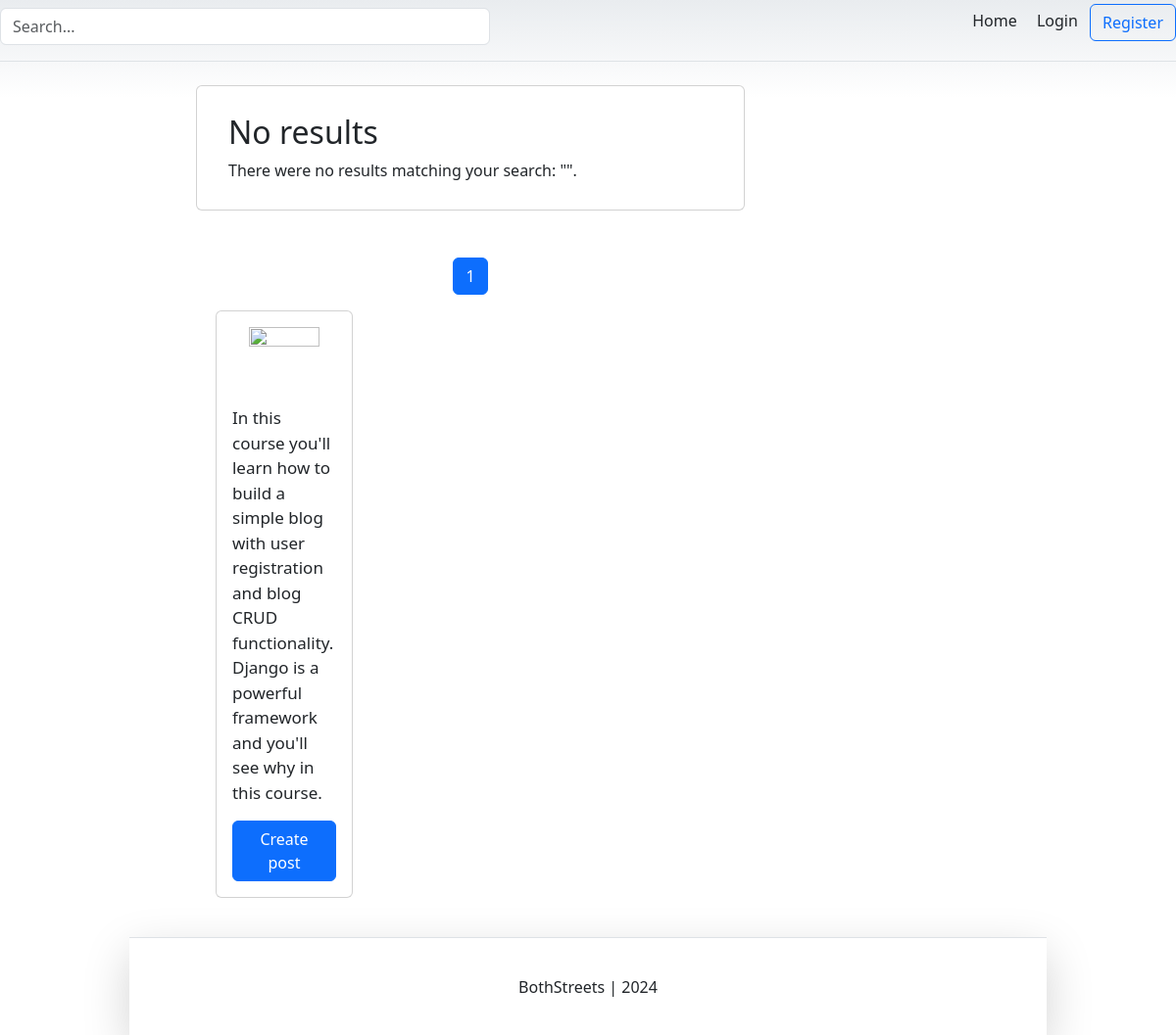
Before: / with the older database file.
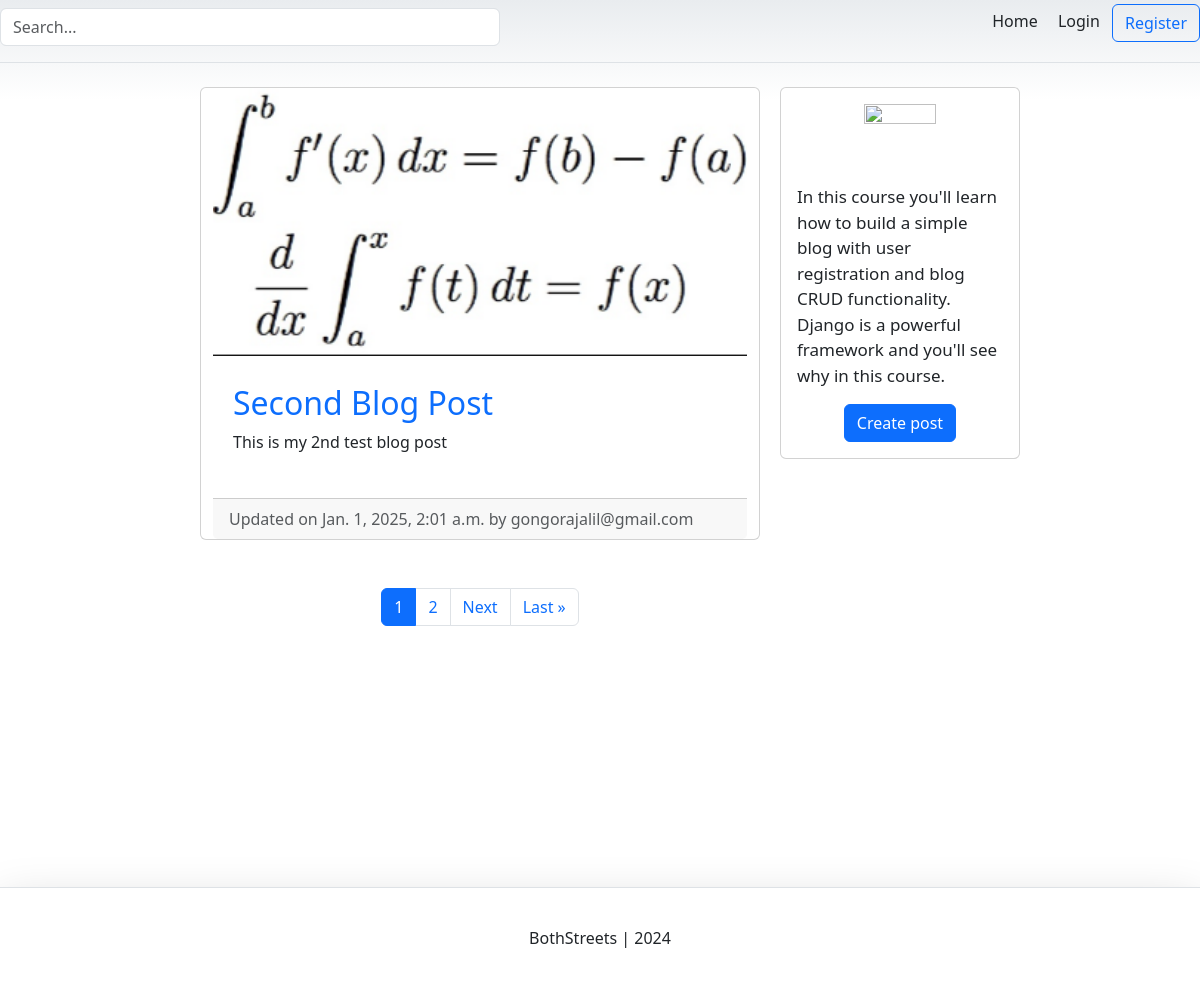
After: the same page with the newer database file.
### blog/models.py (models this page shows, shortened)
class BlogPost(models.Model):
    title        = models.CharField(max_length = 50, null = False, blank = False)
    body        = models.TextField(max_length = 5000, null = False, blank = False)
    image        = models.ImageField(upload_to = upload_location, null = False, blank = False)
    date_published        = models.DateTimeField(auto_now_add=True, verbose_name = "date published")
    date_updated       = models.DateTimeField(auto_now=True, verbose_name = "date published")
    author       = models.ForeignKey(settings.AUTH_USER_MODEL, on_delete = models.CASCADE)
    slug       = models.SlugField(blank = True, unique = True )

### account/models.py (models this page shows, shortened)
class Account(AbstractBaseUser):
    email  = models.EmailField(verbose_name="email", max_length=60, unique=True)
    username = models.CharField(max_length=30, unique=True)
    date_joined = models.DateTimeField(verbose_name='date joined', auto_now_add=True)
    last_login = models.DateTimeField(verbose_name='last login', auto_now=True)
    is_admin = models.BooleanField(default=False)
    is_active = models.BooleanField(default=True)
    is_staff = models.BooleanField(default=False)
    is_supervisor = models.BooleanField(default=False)
    USERNAME_FIELD = 'email'
    REQUIRED_FIELDS = ['username']
    objects = MyAccountManager()
    def __str__(self):
        return self.email

### Test/views.py (the view)
# urls.py: path('', home_screen_view, name = "home"),
def home_screen_view(request):
    context = {}
    query = ""
    if request.GET:
        query = request.GET.get('q', '' )
        context['query'] = str(query)
    blog_posts = sorted(get_blog_queryset(query), key=attrgetter('date_updated'), reverse=True)
    context['blog_posts'] = blog_posts
    page = request.GET.get('page', 1)
    blog_posts_paginator = Paginator(blog_posts, BLOG_POSTS_PER_PAGE)
    try:
        blog_posts = blog_posts_paginator.page(page)
    except PageNotAnInteger:
        blog_posts = blog_posts_paginator.page(BLOG_POSTS_PER_PAGE)
    except EmptyPage:
        blog_posts = blog_posts_paginator.page(blog_posts_paginator.num_pages)
    context['blog_posts'] = blog_posts
    return render(request, "personal/home.html", context)

### blog/views.py (called while the page is built)
def get_blog_queryset(query=None):
    queryset = []
    queries = query.split(" ")
    for q in queries:
        posts = BlogPost.objects.filter(
            Q(title__icontains=q) |
            Q(body__icontains=q)
        ).distinct()
        for post in posts:
            queryset.append(post)
    return list(set(queryset))

### Test/templates/personal/home.html (shortened to what this page needs)
{% extends 'base.html' %}
{% load static %}
{% block content %}
<div class="container">
	<div class="row">
		<div class="left-column col-lg-7 offset-lg-1">
			{% if blog_posts %}
				{% for post in blog_posts %}
					<div class="blog-post-container">
						{% include 'blog/snippets/blog_post_snippet.html' with blog_post=post %}
					</div>
				{% endfor %}
			{% else %}
				<div class="blog-post-container">
					{% include 'blog/snippets/blog_post_snippet.html' with query=query %}
				</div>
			{% endif %}
			{% include 'blog/snippets/blog_post_pagination.html' with blog_posts=blog_posts %}
		</div>
		<div class="right-column col-lg-3 d-lg-flex d-none flex-column">
			<div class="card create-post-bar d-flex flex-column p-3">
				<img class="img-fluid d-block m-auto pb-2" src="{% static 'codingwithmitch_logo.png' %}" width="72" height="72">
				<p class="lead">In this course you'll learn how to build a simple blog with user registration and blog CRUD functionality. Django is a powerful
  					framework and you'll see why in this course.</p>
				<p class="m-auto"><a class="btn btn-primary" href="{% url 'blog:create' %}">Create post</a></p>
			</div>
		</div>
	</div>
</div>
{% endblock content %}

### Templates/base.html (shortened to what this page needs)
<!DOCTYPE html>
<html lang="en">
<head>
</head>
<body>
    {% include 'snippets/header.html' %}
    <div class = "main">
        {% block content %}{% endblock content %}
    </div>
    {% include 'snippets/footer.html'    %}
</body>
</html>

### Templates/snippets/header.html (shortened to what this page needs)
<link href="https://cdn.jsdelivr.net/npm/bootstrap@5.3.3/dist/css/bootstrap.min.css" rel="stylesheet">
<div class="d-flex flex-column flex-md-row align-items-center pb-3 mb-4 border-bottom">
   <div class = "search-bar mt-sm-2 mr-2">
      <form method="get">
            <input type="text" class="form-control" name="q" id="id_q" placeholder="Search...">
      </form>
   </div>
    <nav class="mt-2 mt-md-0 ms-md-auto">
      {% if request.user.is_authenticated %}
        <a class="p-2 text-dark" href="{% url 'home' %}"> Home </a>
        <a class="p-2 text-dark" href="{% url 'account' %}"> Account </a>
        <a class="p-2 text-dark" href="{% url 'logout' %}"> Logout </a>
      {% else %}
        <a class="p-2 text-dark" href="{% url 'home' %}"> Home</a>
        <a class="p-2 text-dark" href = "{%  url 'login'  %}"> Login </a>
        <a class="btn btn-outline-primary" href="{% url 'register' %}"> Register </a>
      {% endif %}
    </nav>
  </div>

### blog/templates/blog/snippets/blog_post_snippet.html (shortened to what this page needs)
{% if blog_post %}
<div class="container">
	<div class="row">
		<div class="card m-auto">
			<a href="{% url 'blog:detail' post.slug %}">
				<img class="card-img-top" src="{{blog_post.image.url}}">
			</a>
			<div class="card-body mt-2 mb-2">
				<a href="{% url 'blog:detail' post.slug %}">
					<h2 class="card-title">{{blog_post.title}}</h2>
				</a>
				<p class="card-text">{{blog_post.body|safe|truncatechars:250}}</p>
            </div>
			<div class="card-footer text-muted">
			  Updated on {{blog_post.date_updated}} by {{blog_post.author}}
			</div>
		</div>
	</div>
</div>
{% else %}
<div class = "container">
	<div class="row">
		<div class="card m-auto">
			<div class="card-body mt-2 mb-2">
				<h2 class="card-title">
					No results
				</h2>
				<p class="card-text">There were no results matching your search: "{{query}}".</p>
			</div>
</div>
{% endif %}

### blog/templates/blog/snippets/blog_post_pagination.html (shortened to what this page needs)
<div class="d-flex flex-column m-auto pagination mt-5">
    <nav aria-label="Page navigation">
    <ul class="pagination pg-grey justify-content-center">
        {% for i in blog_posts.paginator.page_range %}
            {% if blog_posts.number == i %}
                <li class="page-item active"><a class="page-link">{{ i }}</a></li>
            {% else %}
                <li class="page-item" ><a class="page-link" href="?{% if query %}q={{query}}&{% endif %}page={{ i }}">{{ i }}</a></li>
            {% endif %}
        {% endfor %}
        {% if blog_posts.has_next %}
            <li class="page-item">
              <a class="page-link" href="?{% if query %}q={{query}}&{% endif %}page={{ blog_posts.next_page_number }}">Next</a>
            </li>
            <li class="page-item">
              <a class="page-link"  href="?{% if query %}q={{query}}&{% endif %}page={{ blog_posts.paginator.num_pages }}">Last &raquo;</a>
            </li>
        {% endif %}
    </ul>
    </nav>
    </div>

### Templates/snippets/footer.html (shortened to what this page needs)
<div class="d-flex flex-row align-items-center footer bg-white border-top shadow-lg">
    <p class="m-auto"> BothStreets | 2024 </p>
</div>

### Templates/snippets/header.html (style rules this page uses)
body { background-image: linear-gradient(180deg, var(--bs-secondary-bg), var(--bs-body-bg) 100px, var(--bs-body-bg)); }
.container { max-width: 960px; }
a { text-decoration: none; }
.search-bar { max-width: 500px; width: 100%; }
form { width: 100%; }

### Templates/snippets/base_css.html (style rules this page uses)
body { background-color: #f2f2f2; }

### Templates/base.html (style rules this page uses)
.main { min-height: 100vh; height: 100%; }

### Test/templates/personal/home.html (style rules this page uses)
@media (min-width: 768px) { .right-column { margin-left: 20px; } }
.blog-post-container { margin-bottom: 20px; width: 100%; }
.create-post-bar { background-color: #fff; margin-bottom:20px; }
.left-column { padding:0px; }
.right-column { padding:0px; }
.lead { font-size: 17px; }

### blog/templates/blog/snippets/blog_post_snippet.html (style rules this page uses)
.card { max-width: 700px; width: 100%; }
.card-body { padding: 20px; }

### Templates/snippets/footer.html (style rules this page uses)
.footer { min-height: 100px; }

Changed rows visible on the page:
added BlogPost: image (picture), title "Second Blog Post", body "This is my 2nd test blog post", date_updated "Jan. 1, 2025, 2:01 a.m.", author "gongorajalil@gmail.com"
Other visible differences:
new list line: "2"
text no longer shown: "No results There were no results matching your search: \" \"."
text now shown: "Next Last »"
